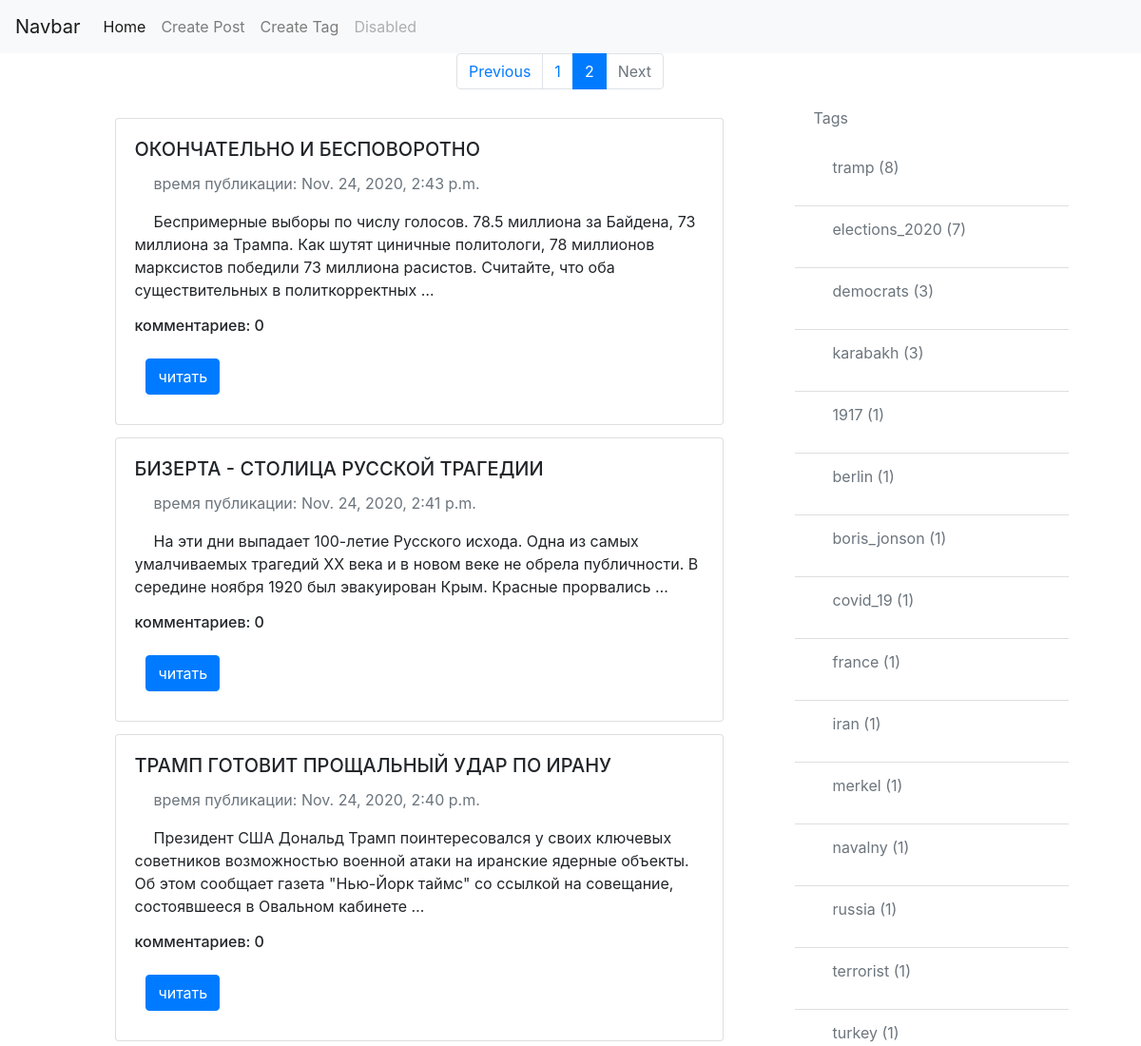
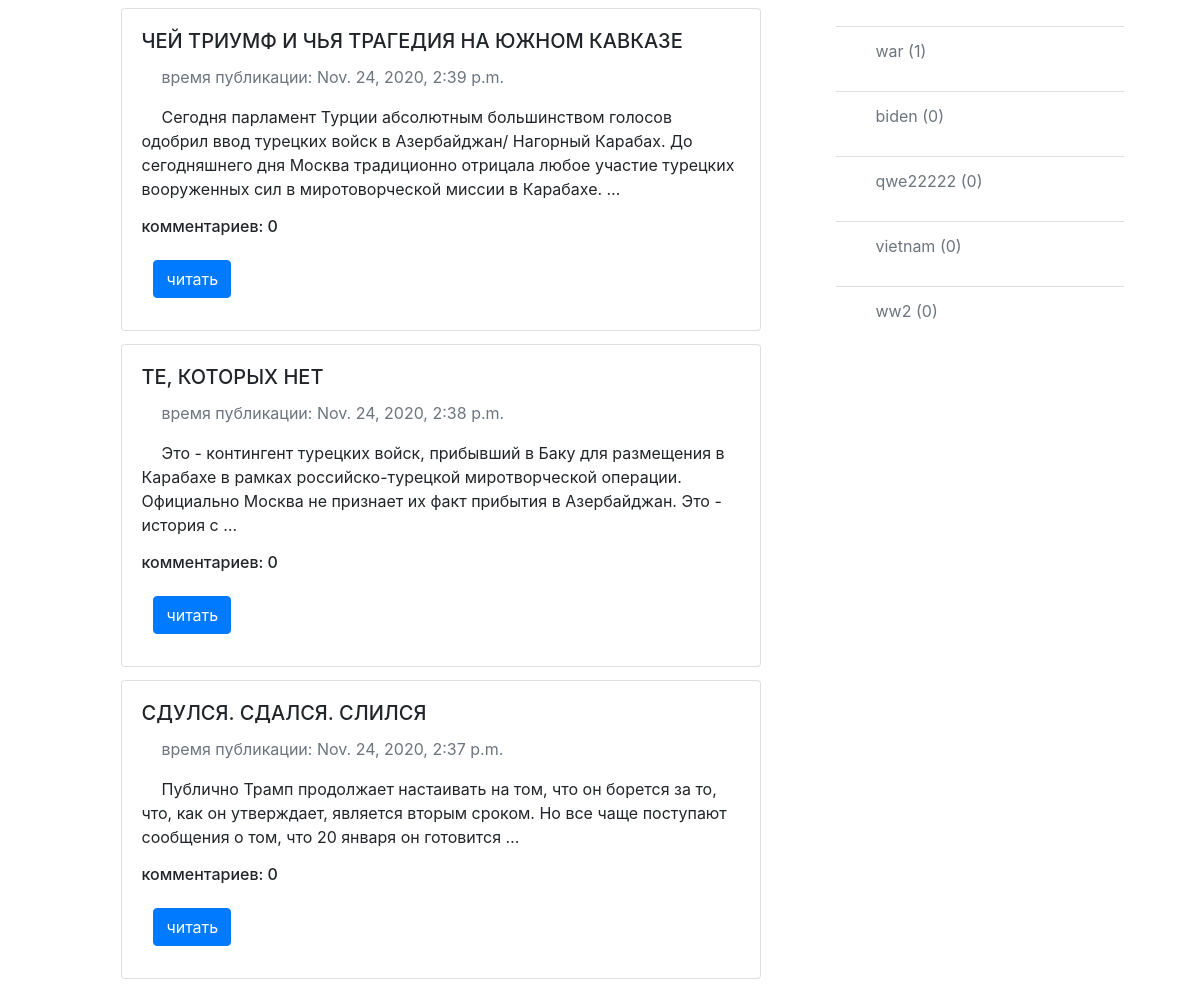
Screenshot of /?page=2 with the database file from the repository (2 pictures, top to bottom).
### posts/models.py (models this page shows, shortened)
class Post(models.Model):
    title = models.CharField(max_length=150)
    text = models.TextField(blank=True)
    pub_date = models.DateTimeField(auto_now_add=True)
    slug = models.SlugField(max_length=50, unique=True)
    tags = models.ManyToManyField('Tag', blank=True, related_name='posts')
    def get_absolute_url(self):
        return reverse('post_details_url', kwargs={'slug': self.slug})
    @property
    def get_commets_count(self):
        return f"комментариев: {Post.objects.filter(pk=self.pk).aggregate(Count('comments'))['comments__count']}"
    class Meta:
        ordering = ['-pub_date']
        verbose_name = 'пост'
        verbose_name_plural = 'посты'

class Tag(models.Model):
    title = models.CharField(max_length=50, unique=True)
    slug = models.CharField(max_length=50, unique=True)
    def __str__(self):
        return self.title
    def get_absolute_url(self):
        return reverse('tags_url', kwargs={'slug': self.slug})
    class Meta:
        verbose_name = 'тег'
        verbose_name_plural = 'теги'

### posts/views.py (the view)
# urls.py: path('', views.Index.as_view(), name='posts'),
class Index(View):
    def get(self, request):
        post_on_page = 10
        posts = Post.objects.all()
        tags = Tag.objects.annotate(posts_count=Count('posts')).order_by('-posts_count')
        paginator = Paginator(posts, post_on_page)
        page = request.GET.get('page')
        posts_10_on_page = paginator.get_page(page)
        return render(request, 'index.html', context={'posts_10_on_page': posts_10_on_page,
                                                      'tags': tags})

### templates/index.html (shortened to what this page needs)
{% extends 'base_blog.html' %}
{% block content %}
<nav aria-label="navigation" class="navigation">
  <ul class="pagination">
      {% if posts_10_on_page.has_previous %}
        <li class="page-item"><a class="page-link" href="?page={{ posts_10_on_page.previous_page_number }}">Previous</a></li>
      {% else %}
        <li class="page-item disabled"><span class="page-link">Previous</span></li>
      {% endif %}
      {% for page in posts_10_on_page.paginator %}
        {% if page.number == posts_10_on_page.number%}
          <li class="page-item active">
            <a class="page-link" href="?page={{page.number}}">{{page.number}}<span class="sr-only">{{posts_10_on_page.number}}</span></a>
          </li>
        {% else %}
        <li class="page-item"><a class="page-link" href="?page={{page.number}}">{{page.number}}</a></li>
        {% endif %}
      {% endfor %}
      {% if posts_10_on_page.has_next %}
        <li class="page-item"><a class="page-link" href="?page={{ posts_10_on_page.next_page_number }}">Next</a></li>
      {% else %}
      <li class="page-item disabled"><span class="page-link">Next</span></li>
      {% endif %}
  </ul>
</nav>
<div class="container">
<div class="row">
  <div class="col">
     {% for post in posts_10_on_page %}
      {% include 'includes/post_card_template.html' %}
     {% endfor %}
  </div>
  <div class="col">
    <div class="col" style="">
      <div class="tag_card" style="width: 18rem;">
        <ul class="list-group list-group-flush">
          <p class="text-muted">Tags</p>
          {% for tag in tags %}
            <li class="list-group-item">
              <p class="text-muted">
              <a href="{{ tag.get_absolute_url }}" class="text-reset">{{tag}} ({{tag.posts_count}})</a>
              </p>
            </li>
          {% endfor %}
        </ul>
      </div>
    </div>
  </div>
</div>
</div>
{% endblock %}

### templates/includes/post_card_template.html
 <div class="card" style="width: 40rem; margin-left:5px">
    <div class="card-body">
      <h5 class="card-title">{{post.title}}</h5>
      <p class="text-muted">
        время публикации: {{post.pub_date}}
      </p>
      <p class="card-text">{{post.text|truncatewords:30}}</p>
      <h6 class="card-title">{{post.get_commets_count}}</h6>
      <a href="{{post.get_absolute_url}}" class="btn btn-primary">читать</a>
    </div>
  </div>

### templates/base_blog.html (style rules this page uses)
.tag_card { margin-left: 30px; }
.row { margin-top: 5%; margin-left: 5%; }
.pagination { position: absolute; margin: 2%; left: 50%; margin-right: -50%; }
.card { margin-left:5%; }
p { text-indent:20px; }
.btn { margin:2%; }
.card { margin:2%; }
.navigation { position: absolute; left: 40%; }

### rows the page displays
Post: title "ОКОНЧАТЕЛЬНО И БЕСПОВОРОТНО", pub_date "Nov. 24, 2020, 2:43 p.m.", text "Беспримерные выборы по числу голосов. 78.5 миллиона за Байдена, 73 миллиона за Трампа. Как шутят циничные политологи, 78 миллионов марксистов победили 73 миллиона расистов. Считайте, что оба существительных в политкорректных …", get_commets_count "комментариев: 0"
Post: title "БИЗЕРТА - СТОЛИЦА РУССКОЙ ТРАГЕДИИ", pub_date "Nov. 24, 2020, 2:41 p.m.", text "На эти дни выпадает 100-летие Русского исхода. Одна из самых умалчиваемых трагедий ХХ века и в новом веке не обрела публичности. В середине ноября 1920 был эвакуирован Крым. Красные прорвались …", get_commets_count "комментариев: 0"
Post: title "ТРАМП ГОТОВИТ ПРОЩАЛЬНЫЙ УДАР ПО ИРАНУ", pub_date "Nov. 24, 2020, 2:40 p.m.", text "Президент США Дональд Трамп поинтересовался у своих ключевых советников возможностью военной атаки на иранские ядерные объекты. Об этом сообщает газета \"Нью-Йорк таймс\" со ссылкой на совещание, состоявшееся в Овальном кабинете …", get_commets_count "комментариев: 0"
Post: title "ЧЕЙ ТРИУМФ И ЧЬЯ ТРАГЕДИЯ НА ЮЖНОМ КАВКАЗЕ", pub_date "Nov. 24, 2020, 2:39 p.m.", text "Сегодня парламент Турции абсолютным большинством голосов одобрил ввод турецких войск в Азербайджан/ Нагорный Карабах. До сегодняшнего дня Москва традиционно отрицала любое участие турецких вооруженных сил в миротоворческой миссии в Карабахе. …", get_commets_count "комментариев: 0"
Post: title "ТЕ, КОТОРЫХ НЕТ", pub_date "Nov. 24, 2020, 2:38 p.m.", text "Это - контингент турецких войск, прибывший в Баку для размещения в Карабахе в рамках российско-турецкой миротворческой операции. Официально Москва не признает их факт прибытия в Азербайджан. Это - история с …", get_commets_count "комментариев: 0"
Post: title "СДУЛСЯ. СДАЛСЯ. СЛИЛСЯ", pub_date "Nov. 24, 2020, 2:37 p.m.", text "Публично Трамп продолжает настаивать на том, что он борется за то, что, как он утверждает, является вторым сроком. Но все чаще поступают сообщения о том, что 20 января он готовится …", get_commets_count "комментариев: 0"
Tag: title "tramp", posts_count "8"
Tag: title "elections_2020", posts_count "7"
Tag: title "democrats", posts_count "3"
Tag: title "karabakh", posts_count "3"
Tag: title "1917", posts_count "1"
Tag: title "berlin", posts_count "1"
Tag: title "boris_jonson", posts_count "1"
Tag: title "covid_19", posts_count "1"
Tag: title "france", posts_count "1"
Tag: title "iran", posts_count "1"
Tag: title "merkel", posts_count "1"
Tag: title "navalny", posts_count "1"
Tag: title "russia", posts_count "1"
Tag: title "terrorist", posts_count "1"
Tag: title "turkey", posts_count "1"
Tag: title "war", posts_count "1"
Tag: title "biden", posts_count "0"
Tag: title "qwe22222", posts_count "0"
Tag: title "vietnam", posts_count "0"
Tag: title "ww2", posts_count "0"

### other values shown
{{ page.number }} "1"
{{ page.number }} "2"
